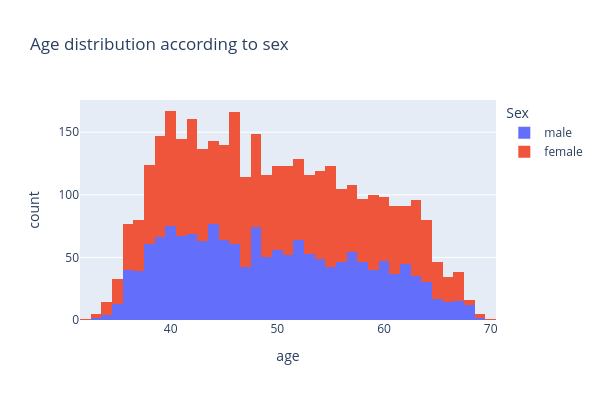

Source (notebook cell):
### Code cell
fig = px.histogram(data, x='age', color = 'Sex', title = 'Age distribution according to sex', nbins=60, width=600, height=400)

fig.show()

### Figure 1 — Plotly figure (JSON) as saved in the notebook; plotly's stock layout.template omitted (floating-point values rounded to 4 significant figures; data arrays with more than 128 entries replaced by an {"elided": "..."} marker saying what was removed)
{"data": [{"bingroup": "x", "hovertemplate": "Sex=male<br>age=%{x}<br>count=%{y}<extra></extra>", "legendgroup": "male", "marker": {"color": "#636efa", "pattern": {"shape": ""}}, "name": "male", "nbinsx": 60, "orientation": "v", "showlegend": true, "type": "histogram", "x": {"elided": "1623 int values"}, "xaxis": "x", "yaxis": "y"}, {"bingroup": "x", "hovertemplate": "Sex=female<br>age=%{x}<br>count=%{y}<extra></extra>", "legendgroup": "female", "marker": {"color": "#EF553B", "pattern": {"shape": ""}}, "name": "female", "nbinsx": 60, "orientation": "v", "showlegend": true, "type": "histogram", "x": {"elided": "2035 int values"}, "xaxis": "x", "yaxis": "y"}], "layout": {"barmode": "relative", "height": 400, "legend": {"title": {"text": "Sex"}, "tracegroupgap": 0}, "title": {"text": "Age distribution according to sex"}, "width": 600, "xaxis": {"anchor": "y", "domain": [0, 1], "title": {"text": "age"}}, "yaxis": {"anchor": "x", "domain": [0, 1], "title": {"text": "count"}}}}
